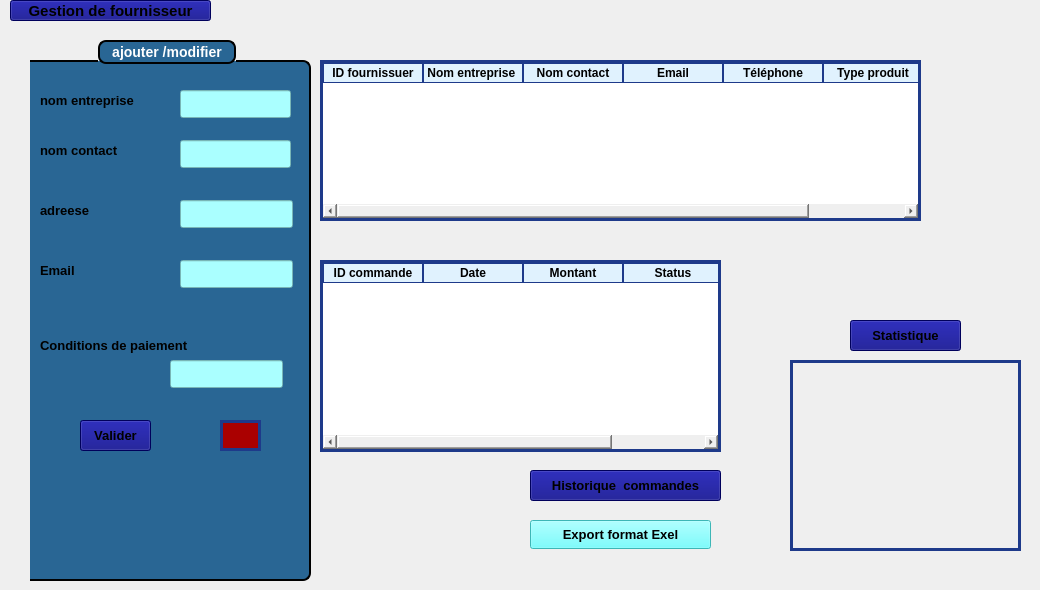
    <widget class="QWidget" name="page_2">
     <widget class="QStackedWidget" name="stackedWidget_2">
      <property name="geometry">
       <rect>
        <x>30</x>
        <y>40</y>
        <width>1001</width>
        <height>541</height>
       </rect>
      </property>
      <property name="styleSheet">
       <string notr="true">border-color: rgb(184, 226, 242);</string>
      </property>
      <property name="currentIndex">
       <number>0</number>
      </property>
      <widget class="QWidget" name="page_6">
       <widget class="QGroupBox" name="groupBox_3">
        <property name="geometry">
         <rect>
          <x>-10</x>
          <y>0</y>
          <width>291</width>
          <height>541</height>
         </rect>
        </property>
        <property name="styleSheet">
         <string notr="true">QGroupBox {
    background-color: rgb(41, 102, 148);   /* blue background */
    border: 2px solid black;               /* black border, 2px wide */
    border-radius: 8px;                    /* rounded corners */
    margin-top: 20px;                      /* space for the title */
    color: white;                          /* title text color */
    font-weight: bold;
    font-size: 14px;
}

QGroupBox::title {
 border: 2px solid black;               /* black border, 2px wide */
    border-radius: 8px;     
background-color: rgb(41, 102, 148);
    subcontrol-origin: margin;
    subcontrol-position: top center;       /* title centered */
    padding: 2px 10px;
}
</string>
        </property>
        <property name="title">
         <string>ajouter /modifier</string>
        </property>
        <widget class="QLabel" name="label">
         <property name="geometry">
          <rect>
           <x>20</x>
           <y>50</y>
           <width>101</width>
           <height>20</height>
          </rect>
         </property>
         <property name="font">
          <font>
           <pointsize>10</pointsize>
           <bold>true</bold>
          </font>
         </property>
         <property name="styleSheet">
          <string notr="true"> background-color: rgb(41, 102, 148); 
</string>
         </property>
         <property name="text">
          <string>nom entreprise</string>
         </property>
        </widget>
        <widget class="QLabel" name="label_6">
         <property name="geometry">
          <rect>
           <x>20</x>
           <y>100</y>
           <width>101</width>
           <height>20</height>
          </rect>
         </property>
         <property name="font">
          <font>
           <pointsize>10</pointsize>
           <bold>true</bold>
          </font>
         </property>
         <property name="styleSheet">
          <string notr="true"> background-color: rgb(41, 102, 148); 
</string>
         </property>
         <property name="text">
          <string>nom contact</string>
         </property>
        </widget>
        <widget class="QLabel" name="label_5">
         <property name="geometry">
          <rect>
           <x>20</x>
           <y>160</y>
           <width>61</width>
           <height>20</height>
          </rect>
         </property>
         <property name="font">
          <font>
           <pointsize>10</pointsize>
           <bold>true</bold>
          </font>
         </property>
         <property name="styleSheet">
          <string notr="true"> background-color: rgb(41, 102, 148); 
</string>
         </property>
         <property name="text">
          <string>adreese</string>
         </property>
        </widget>
        <widget class="QLabel" name="label_7">
         <property name="geometry">
          <rect>
           <x>20</x>
           <y>220</y>
           <width>51</width>
           <height>20</height>
          </rect>
         </property>
         <property name="font">
          <font>
           <pointsize>10</pointsize>
           <bold>true</bold>
          </font>
         </property>
         <property name="styleSheet">
          <string notr="true"> background-color: rgb(41, 102, 148); 
</string>
         </property>
         <property name="text">
          <string>Email</string>
         </property>
        </widget>
        <widget class="QLabel" name="label_8">
         <property name="geometry">
          <rect>
           <x>20</x>
           <y>290</y>
           <width>201</width>
           <height>31</height>
          </rect>
         </property>
         <property name="font">
          <font>
           <pointsize>10</pointsize>
           <bold>true</bold>
          </font>
         </property>
         <property name="styleSheet">
          <string notr="true"> background-color: rgb(41, 102, 148); 
</string>
         </property>
         <property name="text">
          <string>Conditions de paiement</string>
         </property>
        </widget>
        <widget class="QLineEdit" name="lineEdit">
         <property name="geometry">
          <rect>
           <x>160</x>
           <y>50</y>
           <width>111</width>
           <height>28</height>
          </rect>
         </property>
         <property name="styleSheet">
          <string notr="true">background-color: rgb(170, 255, 255);
</string>
         </property>
         <property name="text">
          <string/>
         </property>
        </widget>
        <widget class="QLineEdit" name="lineEdit_10">
         <property name="geometry">
          <rect>
           <x>160</x>
           <y>100</y>
           <width>111</width>
           <height>28</height>
          </rect>
         </property>
         <property name="styleSheet">
          <string notr="true">background-color: rgb(170, 255, 255);

</string>
         </property>
         <property name="text">
          <string/>
         </property>
        </widget>
        <widget class="QLineEdit" name="lineEdit_11">
         <property name="geometry">
          <rect>
           <x>160</x>
           <y>160</y>
           <width>113</width>
           <height>28</height>
          </rect>
         </property>
         <property name="styleSheet">
          <string notr="true">background-color: rgb(170, 255, 255);
</string>
         </property>
         <property name="text">
          <string/>
         </property>
        </widget>
        <widget class="QLineEdit" name="lineEdit_12">
         <property name="geometry">
          <rect>
           <x>160</x>
           <y>220</y>
           <width>113</width>
           <height>28</height>
          </rect>
         </property>
         <property name="styleSheet">
          <string notr="true">background-color: rgb(170, 255, 255);
</string>
         </property>
         <property name="text">
          <string/>
         </property>
        </widget>
        <widget class="QLineEdit" name="lineEdit_13">
         <property name="geometry">
          <rect>
           <x>150</x>
           <y>320</y>
           <width>113</width>
           <height>28</height>
          </rect>
         </property>
         <property name="styleSheet">
          <string notr="true">background-color: rgb(170, 255, 255);
</string>
         </property>
         <property name="text">
          <string/>
         </property>
        </widget>
        <widget class="QPushButton" name="pushButton_17">
         <property name="geometry">
          <rect>
           <x>60</x>
           <y>380</y>
           <width>71</width>
           <height>31</height>
          </rect>
         </property>
         <property name="font">
          <font>
           <pointsize>10</pointsize>
           <bold>true</bold>
          </font>
         </property>
         <property name="styleSheet">
          <string notr="true">background-color: rgb(0, 0, 127);
</string>
         </property>
         <property name="text">
          <string>Valider</string>
         </property>
        </widget>
        <widget class="QPushButton" name="pushButton_18">
         <property name="geometry">
          <rect>
           <x>200</x>
           <y>380</y>
           <width>41</width>
           <height>31</height>
          </rect>
         </property>
         <property name="styleSheet">
          <string notr="true">border: 3px solid #1E3A8A;
background-color: rgb(170, 0, 0);
</string>
         </property>
         <property name="text">
          <string/>
         </property>
         <property name="icon">
          <iconset theme="QIcon::ThemeIcon::EditClear"/>
         </property>
        </widget>
       </widget>
       <widget class="QTableWidget" name="tableWidget_2">
        <property name="geometry">
         <rect>
          <x>290</x>
          <y>220</y>
          <width>401</width>
          <height>192</height>
         </rect>
        </property>
        <property name="styleSheet">
         <string notr="true">QTableWidget {
    border: 3px solid #1E3A8A;   /* outer border */
    gridline-color: #1E3A8A;     /* inner cell lines */
    color: black;                /* text color inside cells */
    background-color: white;     /* cell background */
}

QHeaderView::section {
    border: 1px solid #1E3A8A;
    color: black;                /* header text color */
    background-color: #E0F2FE;   /* light blue header background */
    font-weight: bold;
}


</string>
        </property>
        <column>
         <property name="text">
          <string>ID commande</string>
         </property>
        </column>
        <column>
         <property name="text">
          <string>Date</string>
         </property>
        </column>
        <column>
         <property name="text">
          <string>Montant</string>
         </property>
        </column>
        <column>
         <property name="text">
          <string>Status</string>
         </property>
        </column>
       </widget>
       <widget class="QTableWidget" name="tableWidget_3">
        <property name="geometry">
         <rect>
          <x>290</x>
          <y>20</y>
          <width>601</width>
          <height>161</height>
         </rect>
        </property>
        <property name="styleSheet">
         <string notr="true">QTableWidget {
    border: 3px solid #1E3A8A;   /* outer border */
    gridline-color: #1E3A8A;     /* inner cell lines */
    color: black;                /* text color inside cells */
    background-color: white;     /* cell background */
}

QHeaderView::section {
    border: 1px solid #1E3A8A;
    color: black;                /* header text color */
    background-color: #E0F2FE;   /* light blue header background */
    font-weight: bold;
}


</string>
        </property>
        <column>
         <property name="text">
          <string>ID fournissuer</string>
         </property>
        </column>
        <column>
         <property name="text">
          <string>Nom entreprise </string>
         </property>
        </column>
        <column>
         <property name="text">
          <string>Nom contact</string>
         </property>
        </column>
        <column>
         <property name="text">
          <string>Email</string>
         </property>
        </column>
        <column>
         <property name="text">
          <string>Téléphone</string>
         </property>
        </column>
        <column>
         <property name="text">
          <string>Type produit</string>
         </property>
        </column>
       </widget>
       <widget class="QPushButton" name="pushButton_8">
        <property name="geometry">
         <rect>
          <x>500</x>
          <y>480</y>
          <width>181</width>
          <height>29</height>
         </rect>
        </property>
        <property name="font">
         <font>
          <pointsize>10</pointsize>
          <bold>true</bold>
         </font>
        </property>
        <property name="styleSheet">
         <string notr="true">background-color: rgb(85, 255, 255);
color: rgb(0, 0, 0);</string>
        </property>
        <property name="text">
         <string>Export format Exel</string>
        </property>
       </widget>
       <widget class="QPushButton" name="pushButton_19">
        <property name="geometry">
         <rect>
          <x>500</x>
          <y>430</y>
          <width>191</width>
          <height>31</height>
         </rect>
        </property>
        <property name="font">
         <font>
          <pointsize>10</pointsize>
          <bold>true</bold>
         </font>
        </property>
        <property name="styleSheet">
         <string notr="true">background-color: rgb(0, 0, 127);
</string>
        </property>
        <property name="text">
         <string>Historique  commandes</string>
        </property>
       </widget>
       <widget class="QWidget" name="widget_5" native="true">
        <property name="geometry">
         <rect>
          <x>760</x>
          <y>320</y>
          <width>231</width>
          <height>191</height>
         </rect>
        </property>
        <property name="styleSheet">
         <string notr="true">border: 3px solid #1E3A8A; 
</string>
        </property>
       </widget>
       <widget class="QPushButton" name="pushButton_23">
        <property name="geometry">
         <rect>
          <x>820</x>
          <y>280</y>
          <width>111</width>
          <height>31</height>
         </rect>
        </property>
        <property name="font">
         <font>
          <pointsize>10</pointsize>
          <bold>true</bold>
         </font>
        </property>
        <property name="styleSheet">
         <string notr="true">background-color: rgb(0, 0, 127);
</string>
        </property>
        <property name="text">
         <string>Statistique</string>
        </property>
       </widget>
      </widget>
      <widget class="QWidget" name="page_7"/>
     </widget>
     <widget class="QPushButton" name="pushButton_22">
      <property name="geometry">
       <rect>
        <x>10</x>
        <y>0</y>
        <width>201</width>
        <height>21</height>
       </rect>
      </property>
      <property name="font">
       <font>
        <pointsize>11</pointsize>
        <bold>true</bold>
       </font>
      </property>
      <property name="styleSheet">
       <string notr="true">background-color: rgb(0, 0, 127);
</string>
      </property>
      <property name="text">
       <string>Gestion de fournisseur</string>
      </property>
     </widget>
    </widget>
